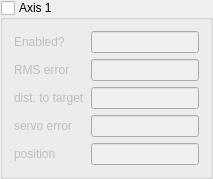
            <widget class="QGroupBox" name="box_Axis1">
             <property name="sizePolicy">
              <sizepolicy hsizetype="Fixed" vsizetype="Fixed">
               <horstretch>0</horstretch>
               <verstretch>0</verstretch>
              </sizepolicy>
             </property>
             <property name="title">
              <string>Axis 1</string>
             </property>
             <property name="checkable">
              <bool>true</bool>
             </property>
             <property name="checked">
              <bool>false</bool>
             </property>
             <layout class="QGridLayout" name="gridLayout_17">
              <item row="0" column="0">
               <layout class="QFormLayout" name="formLayout_5">
                <item row="0" column="0">
                 <widget class="QLabel" name="label_a1_enabled">
                  <property name="text">
                   <string>Enabled?</string>
                  </property>
                 </widget>
                </item>
                <item row="0" column="1">
                 <widget class="QLineEdit" name="value_a1_enabled">
                  <property name="readOnly">
                   <bool>true</bool>
                  </property>
                 </widget>
                </item>
                <item row="1" column="0">
                 <widget class="QLabel" name="label_a1_rms">
                  <property name="text">
                   <string>RMS error</string>
                  </property>
                 </widget>
                </item>
                <item row="1" column="1">
                 <widget class="QLineEdit" name="value_a1_rms">
                  <property name="readOnly">
                   <bool>true</bool>
                  </property>
                 </widget>
                </item>
                <item row="2" column="0">
                 <widget class="QLabel" name="label_a1_dist">
                  <property name="text">
                   <string>dist. to target</string>
                  </property>
                 </widget>
                </item>
                <item row="2" column="1">
                 <widget class="QLineEdit" name="value_a1_dist">
                  <property name="readOnly">
                   <bool>true</bool>
                  </property>
                 </widget>
                </item>
                <item row="3" column="0">
                 <widget class="QLabel" name="label_a1_servo">
                  <property name="text">
                   <string>servo error</string>
                  </property>
                 </widget>
                </item>
                <item row="3" column="1">
                 <widget class="QLineEdit" name="value_a1_servo">
                  <property name="readOnly">
                   <bool>true</bool>
                  </property>
                 </widget>
                </item>
                <item row="4" column="0">
                 <widget class="QLabel" name="label_a1_position">
                  <property name="text">
                   <string>position</string>
                  </property>
                 </widget>
                </item>
                <item row="4" column="1">
                 <widget class="QLineEdit" name="value_a1_position">
                  <property name="readOnly">
                   <bool>true</bool>
                  </property>
                 </widget>
                </item>
               </layout>
              </item>
             </layout>
            </widget>
